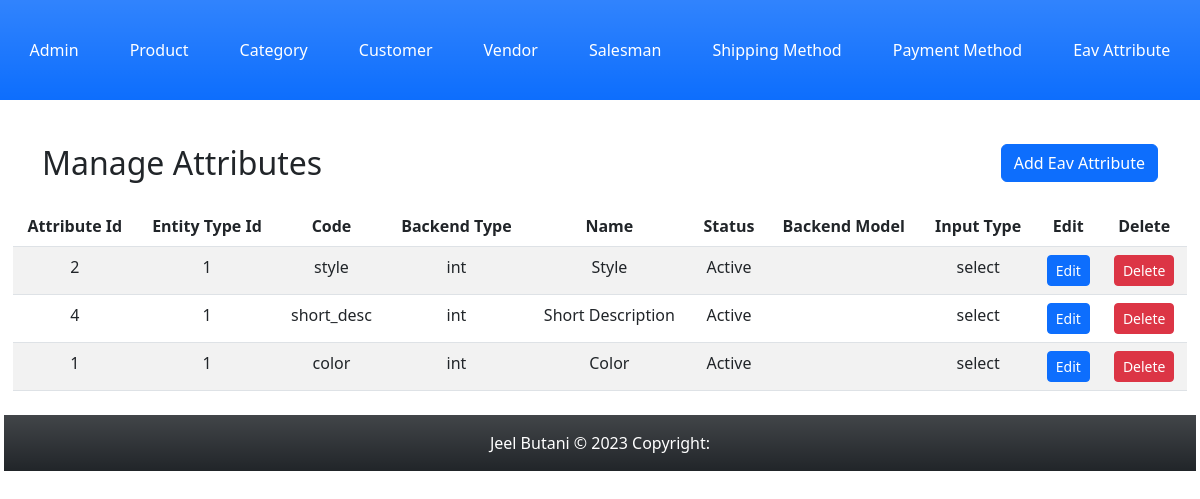
The app's page /index.php?c=eav_attribute&a=grid with its own data.
### tables this page shows
CREATE TABLE `eav_attribute` (
  `attribute_id` int(11) NOT NULL,
  `entity_type_id` int(11) NOT NULL,
  `code` varchar(50) NOT NULL,
  `backend_type` varchar(50) DEFAULT NULL,
  `name` varchar(255) NOT NULL,
  `status` tinyint(4) NOT NULL,
  `backend_model` varchar(255) NOT NULL,
  `input_type` varchar(255) NOT NULL
);

### Block/Core/Template.php (called while the page is built, shortened)
<?php
class Block_Core_Template extends Model_Core_View
{
	protected $children =  [];
	public function getChildren()
	{
		return $this->children;
	}
	public function addChild($key, $value)
	{
		$this->children[$key] = $value;
		return $this;
	}
}
?>

### Model/Core/View.php (called while the page is built, shortened)
<?php
class Model_Core_View
{
	protected $template = null;
	public function setTemplate($template)
	{
		$this->template = $template;
		return $this;
	}
	public function getTemplate()
	{
		return $this->template;
	}
	public function render()
	{
		require 'View' . DS . $this->getTemplate();
	}
	public function getUrl($action = null, $controller = null, $params = [], $resetParam = false)
	{
		return Ccc::getModel('Core_Url')->getUrl($action, $controller, $params, $resetParam);
	}
}
?>

### Controller/Eav/Attribute.php (called while the page is built, shortened)
<?php
class Controller_Eav_Attribute extends Controller_Core_Action
{
	public function gridAction()
	{
		try {
			$layout = $this->getLayout();
			$layout->addContent('grid', $layout->createBlock('Eav_Attribute_Grid'));
			$layout->render();
		} catch (Exception $e) {
		}
	}
}
?>

### Controller/Core/Front.php (called while the page is built, shortened)
<?php
class Controller_Core_Front
{
	public function init()
	{
		$request = Ccc::getModel('Core_Request');
		$controller = new $controllerClassName();
		$actionName = $request->getActionName().'Action';
		$controller->$actionName();
	}
}
?>

### Index.php (called while the page is built, shortened)
<?php
spl_autoload_register(function ($className) {
    $classPath = str_replace('_', '/', $className);
});
class Ccc
{
	public static function init()
	{
		$front = new Controller_Core_Front();
		$front->init();
	}
	public static function getModel($className)
	{
		return new $className();
	}
}
Ccc::init();
?>

### Model/Core/Url.php (called while the page is built, shortened)
<?php
class Model_Core_Url
{
	public function getUrl($action = null, $controller = null, $params = [], $resetParam = false)
	{
		$request = Ccc::getModel('Core_Request');
		$final = $request->getParams();
		if ($resetParam) {
			$final = [];
		}
		if ($controller) {
			$final['c'] = $controller;
		}
		else {
			$final['c'] = $request->getControllerName();
		}
		if ($action) {
			$final['a'] = $action;
		}
		else {
			$final['a'] = $request->getActionName();
		}
		if ($params) {
			$final = array_merge($final, $params);
		}
		$queryString = http_build_query($final);
		$url = $_SERVER['REQUEST_SCHEME'] . "://" . $_SERVER['HTTP_HOST'] . $_SERVER['SCRIPT_NAME'] . "?" . $queryString;
		return $url;
	}
}
?>

### Model/Core/Request.php (called while the page is built, shortened)
<?php
class Model_Core_Request
{
	public function getParams($key=null, $value=null)
	{
		if ($key == null) {
			return $_GET;
		}
		if (array_key_exists($key, $_GET)) {
			return $_GET[$key];
		}
		return $value;
	}
	public function getControllerName()
	{
		return $this->getParams('c', 'admin');
	}
}
?>

### Model/Core/Table.php (called while the page is built, shortened)
<?php
class Model_Core_Table
{
	protected $data = [];
	protected $resource = null;
	public function setResourceClass($resourceClass)
	{
		return $this;
	}
	public function setResource($resource)
	{
		$this->resource = $resource;
		return $this;
	}
	public function getResource()
	{
		if ($this->resource) {
			return $this->resource;
		}
		$resource = new $this->resourceClass();
		return $resource;
	}
	public function setCollectionClass($collectionClass)
	{
		return $this;
	}
	public function setCollection($collection)
	{
		return $this;
	}
	public function getCollection()
	{
		$collection = new $this->collectionClass();
		return $collection;
	}
	public function __get($key)
	{
		if (array_key_exists($key, $this->data)) {
			return $this->data[$key];
		}
		return null;
	}
	public function setData($data)
	{
		$this->data = array_merge($this->data, $data);
		return $this;
	}
	public function fetchAll($query)
	{
		$result = $this->getResource()->fetchAll($query);
		$collection = $this->getCollection()->setData($result);
		return $collection;
	}
}
?>

### Block/Eav/Attribute/Grid.php (called while the page is built, shortened)
<?php
class Block_Eav_Attribute_Grid extends Block_Core_Template
{
	public function getEavAttributes()
	{
		$query = "SELECT * FROM `eav_attribute` ORDER BY `name` DESC";
		$eavAttributes =  Ccc::getModel('Eav_Attribute')->fetchAll($query);
		return $eavAttributes->getData();
	}
}
?>

### Model/Core/Adapter.php (called while the page is built, shortened)
<?php
class Model_Core_Adapter
{
	public $config = [
		'host' => 'localhost',
		'username' => 'root',
		'password' => '',
		'dbname' => 'newmvc-jeel-butani'
	];
	public function connect(){
		$connect = mysqli_connect(
			$this->config['host'],
			$this->config['username'],
			$this->config['password'],
			$this->config['dbname']
		);
		return $connect;
	}
	public function fetchAll($query){
		$connect = $this->connect();
		$result = mysqli_query($connect, $query);
		if ($result->num_rows > 0) {
			return $result->fetch_all(MYSQLI_ASSOC);
		}
		return false;
	}
}
?>

### Model/Core/Table/Resource.php (called while the page is built, shortened)
<?php
class Model_Core_Table_Resource
{
	public function getAdapter()
	{
		$adapter = Ccc::getModel('Core_Adapter');
		return $adapter;
	}
	public function fetchAll($query)
	{
		return $this->getAdapter()->fetchAll($query);
	}
}
?>

### Model/Core/Table/Collection.php (called while the page is built, shortened)
<?php
class Model_Core_Table_Collection
{
	protected $data = [];
	public function setData($data)
	{
		$this->data = array_merge($this->data, $data);
		return $this;
	}
	public function getData()
	{
		return $this->data;
	}
}
?>

### Model/Eav/Attribute.php (called while the page is built, shortened)
<?php
class Model_Eav_Attribute extends Model_Core_Table
{
	public function getStatusOptions()
	{
		return [
			self::STATUS_ACTIVE => self::STATUS_ACTIVE_LBL,
			self::STATUS_INACTIVE => self::STATUS_INACTIVE_LBL
		];
	}
	public function getStatusText()
	{
		$statues = $this->getStatusOptions();
		if (array_key_exists($this->status, $statues)) {
			return $statues[$this->status];
		}
		return $statues[self::STATUS_DEFAULT];
	}
}
?>

### View/eav/attribute/grid.phtml (the view)
<?php
$eavAttributes = $this->getEavAttributes();
?>
<div class="container">
	<div class="row mb-3">
		<div class="col-md-6">
			<h2>Manage Attributes</h2>
		</div>
		<div class="col-md-6 text-end">
			<a href="<?php echo $this->getUrl('add', null , [], true); ?>" class="btn btn-primary">Add Eav Attribute</a>
		</div>
	</div>
</div>
<div class="row">
	<div class="col table-responsive">
		<?php if (!$eavAttributes): ?>
			<div class="alert alert-warning" role="alert">
				No data found.
			</div>
		<?php else: ?>
			<table class="table table-striped table-hover text-center">
				<thead>
					<tr class="bg-primary bg-gradient">
						<th>Attribute Id</th>
						<th>Entity Type Id</th>
						<th>Code</th>
						<th>Backend Type</th>
						<th>Name</th>
						<th>Status</th>
						<th>Backend Model</th>
						<th>Input Type</th>
						<th>Edit</th>
						<th>Delete</th>
					</tr>
				</thead>
				<tbody>
					<?php foreach ($eavAttributes as $eavAttribute) : ?>
						<tr>
							<td><?php echo $eavAttribute->attribute_id; ?></td>
							<td><?php echo $eavAttribute->entity_type_id ; ?></td>
							<td><?php echo $eavAttribute->code; ?></td>
							<td><?php echo $eavAttribute->backend_type; ?></td>
							<td><?php echo $eavAttribute->name; ?></td>
							<td><?php echo $eavAttribute->getStatusText(); ?></td>
							<td><?php echo $eavAttribute->backend_model; ?></td>
							<td><?php echo $eavAttribute->input_type; ?></td>
							<td><a href="<?php echo $this->getUrl('edit', null, ['id'=> $eavAttribute->attribute_id], true);?>" class="btn btn-sm btn-primary">Edit</a></td>
							<td><a href="<?php echo $this->getUrl('delete', null, ['id'=> $eavAttribute->attribute_id], true);?>" class="btn btn-sm btn-danger">Delete</a></td>
						</tr>
					<?php endforeach; ?>
				<?php endif; ?>
			</tbody>
		</table>
	</div>
</div>

### View/html/content.phtml
<?php
$children = $this->getChildren();
foreach ($children as $child) {
	$child->render();
}
?>

### records on screen
eav_attribute: attribute_id "2", entity_type "1", code "style", backend_type "int", name "Style", status "Active", input_type "select"
eav_attribute: attribute_id "4", entity_type "1", code "short_desc", backend_type "int", name "Short Description", status "Active", input_type "select"
eav_attribute: attribute_id "1", entity_type "1", code "color", backend_type "int", name "Color", status "Active", input_type "select"
